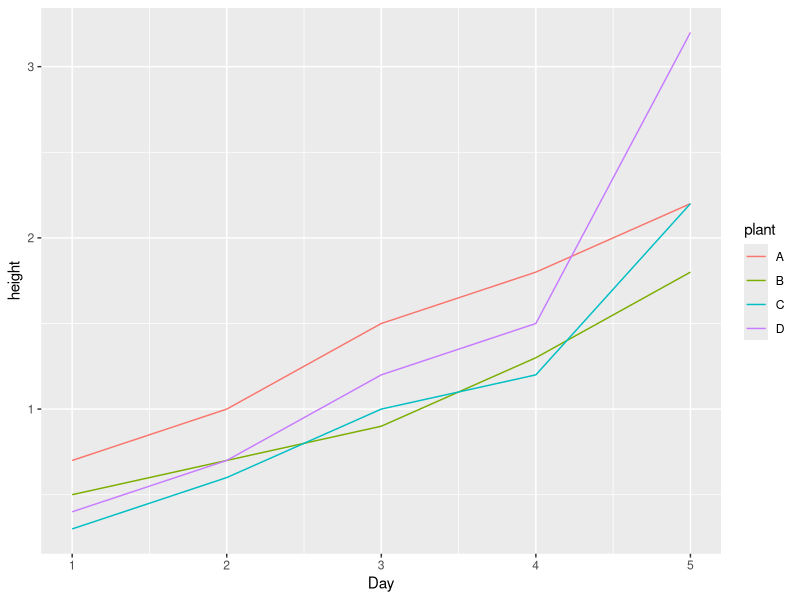

Source code (R):
library(tidyverse)

# 数据透视表
# pivot_longer:宽变长
# pivot_wider:长变宽

# pivot_longer:
# args:
#     cols:哪些列需要转换
#     names_to: cols中选取的列将转化为longer的一列，这些列合并后叫什么？
#     values_to:值所在的列叫什么？

# R语言中的.xxx
# 意味深长，.xxx通常代表匹配到的vars
# pivot_longer(
# cols=!day,
# names_to = c("species",".value")
# names_pattern = "(.*)_(.*)"
# )

# 其中的.value就是正则后一项匹配的var。
# 包括匿名函数的lambda: ~sum(.x) ~~~ lambda x: sum(x)

plant_height <- data.frame(
  Day = 1:5,
  A = c(0.7, 1.0, 1.5, 1.8, 2.2),
  B = c(0.5, 0.7, 0.9, 1.3, 1.8),
  C = c(0.3, 0.6, 1.0, 1.2, 2.2),
  D = c(0.4, 0.7, 1.2, 1.5, 3.2)
)


long <- plant_height %>% pivot_longer(cols=A:D,names_to = "plant",values_to = "height")
ggplot(data=long) + geom_line(aes(x=Day,y=height,color=plant))

wide <- long %>% pivot_wider(names_from = plant,values_from = height)
wide


plant_record <- data.frame(
  day = c(1L, 2L, 3L, 4L, 5L),
  A_height = c(1.1, 1.2, 1.3, 1.4, 1.5),
  A_width = c(2.1, 2.2, 2.3, 2.4, 2.5),
  A_depth = c(3.1, 3.2, 3.3, 3.4, 3.5),
  B_height = c(4.1, 4.2, 4.3, 4.4, 4.5),
  B_width = c(5.1, 5.2, 5.3, 5.4, 5.5),
  B_depth = c(6.1, 6.2, 6.3, 6.4, 6.5),
  C_height = c(7.1, 7.2, 7.3, 7.4, 7.5),
  C_width = c(8.1, 8.2, 8.3, 8.4, 8.5),
  C_depth = c(9.1, 9.2, 9.3, 9.4, 9.5)
)

plant_record %>% pivot_longer(
  cols = !day,
  names_to = c("species","parameter"),
  names_pattern="(.*)_(.*)",
  values_to="value"
)

plant_record_longer <- plant_record %>% 
  tidyr::pivot_longer(
    cols = !day,
    names_to = c("species", ".value"),
    names_pattern = "(.*)_(.*)"
  )
plant_record_longer
